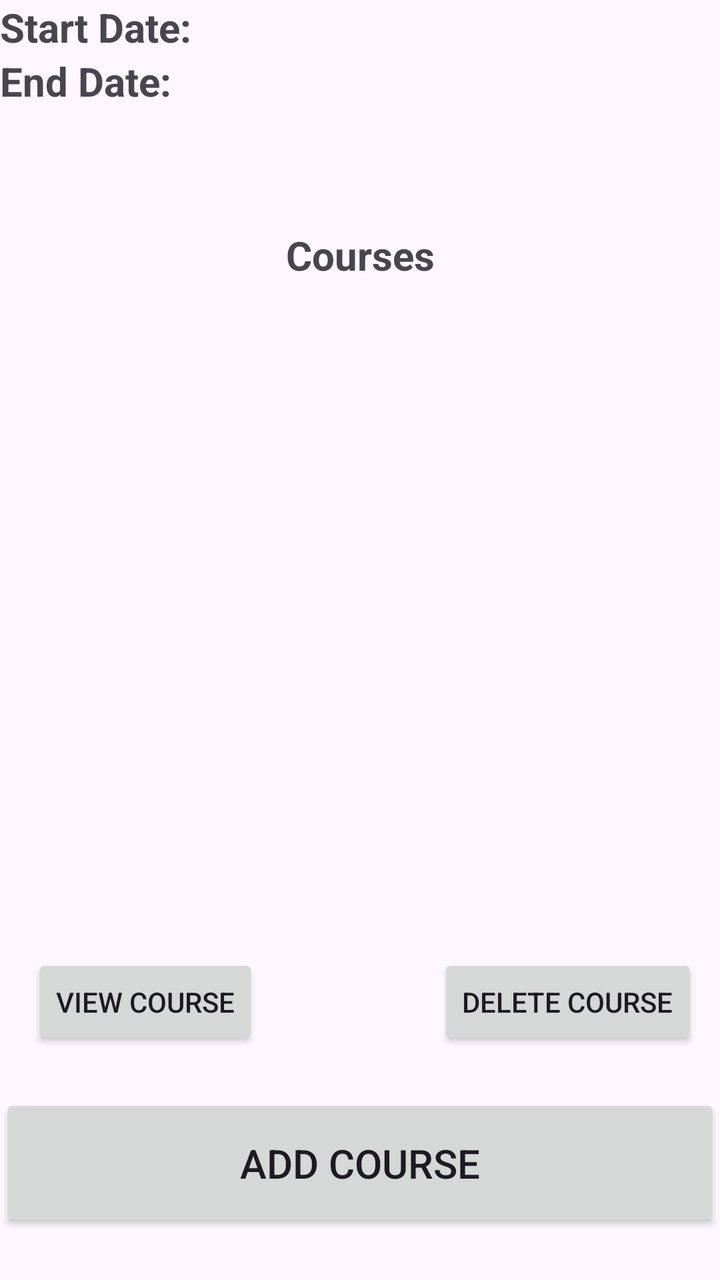
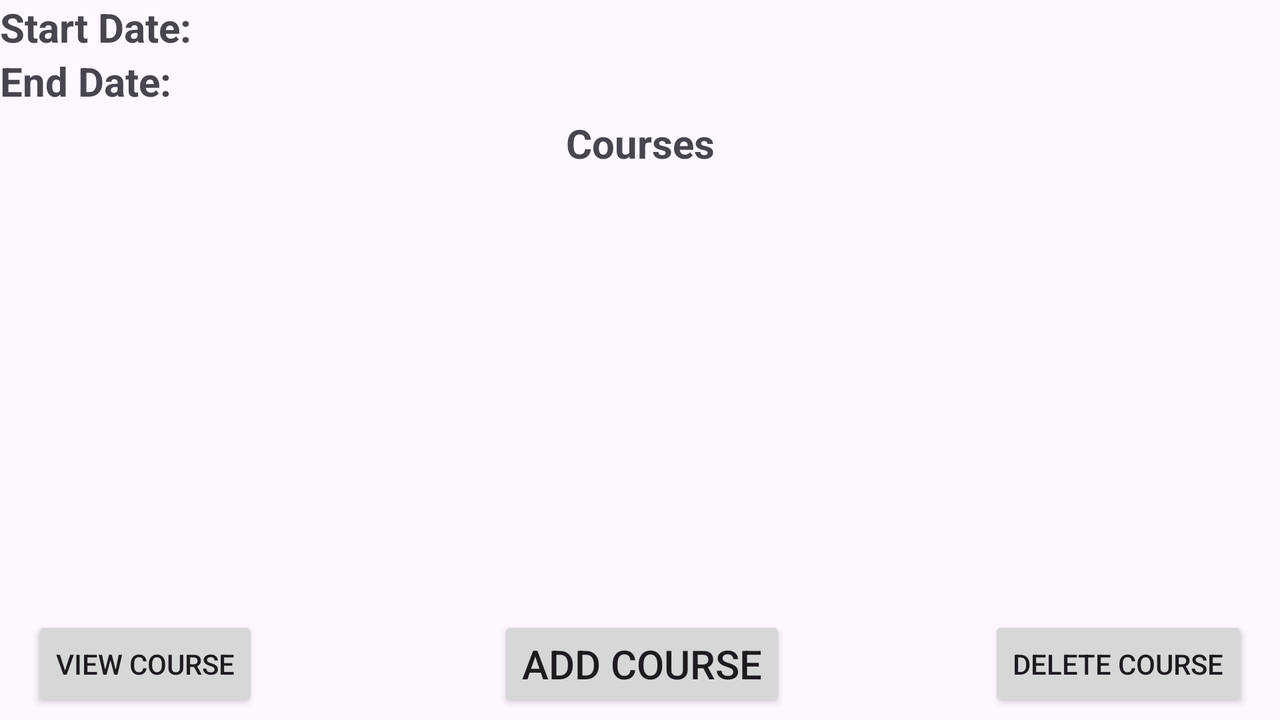

First picture: res/layout/ on a phone held upright. Second picture: the repository's own variant of that layout, on a device whose configuration matches the variant's folder. Source for both follows.
<!-- AndroidManifest.xml: application theme Theme.c196project -->
<!-- res/layout/activity_detailed_t_sc.xml -->
<?xml version="1.0" encoding="utf-8"?>
<androidx.constraintlayout.widget.ConstraintLayout xmlns:android="http://schemas.android.com/apk/res/android"
    xmlns:app="http://schemas.android.com/apk/res-auto"
    xmlns:tools="http://schemas.android.com/tools"
    android:layout_width="match_parent"
    android:layout_height="match_parent"
    tools:context="com.example.c196_performanceassessment_thaisribeiro.Controller.DetailsActivity.DTermActivity"
    tools:layout_editor_absoluteX="-1dp"
    tools:layout_editor_absoluteY="19dp">

    <LinearLayout
        android:id="@+id/linearLayout3"
        android:layout_width="match_parent"
        android:layout_height="wrap_content"
        android:orientation="vertical"
        app:layout_constraintEnd_toEndOf="parent"
        app:layout_constraintStart_toStartOf="parent"
        app:layout_constraintTop_toTopOf="parent">

        <LinearLayout
            android:layout_width="match_parent"
            android:layout_height="wrap_content"
            android:orientation="horizontal">

            <TextView
                android:layout_width="wrap_content"
                android:layout_height="wrap_content"
                android:layout_weight="1"
                android:text="@string/start_date"
                android:textSize="20sp"
                android:textStyle="bold" />

            <TextView
                android:id="@+id/detailed_term_start_date"
                android:layout_width="wrap_content"
                android:layout_height="wrap_content"
                android:layout_weight="1"
                android:textSize="20sp" />
        </LinearLayout>

        <LinearLayout
            android:layout_width="match_parent"
            android:layout_height="wrap_content"
            android:orientation="horizontal">

            <TextView
                android:layout_width="wrap_content"
                android:layout_height="wrap_content"
                android:layout_weight="1"
                android:text="@string/end_date"
                android:textSize="20sp"
                android:textStyle="bold" />

            <TextView
                android:id="@+id/detailed_term_end_date"
                android:layout_width="wrap_content"
                android:layout_height="wrap_content"
                android:layout_weight="1"
                android:textSize="20sp" />
        </LinearLayout>
    </LinearLayout>

    <TextView
        android:id="@+id/textView31"
        android:layout_width="0dp"
        android:layout_height="wrap_content"
        android:layout_marginTop="60dp"
        android:text="@string/courses_section"
        android:textAlignment="center"
        android:textSize="20sp"
        android:textStyle="bold"
        app:layout_constraintEnd_toEndOf="parent"
        app:layout_constraintHorizontal_bias="0.0"
        app:layout_constraintStart_toStartOf="parent"
        app:layout_constraintTop_toBottomOf="@+id/linearLayout3" />

    <androidx.recyclerview.widget.RecyclerView
        android:id="@+id/detailed_term_classes_list"
        android:layout_width="0dp"
        android:layout_height="300dp"
        app:layout_constraintEnd_toEndOf="parent"
        app:layout_constraintStart_toStartOf="parent"
        app:layout_constraintTop_toBottomOf="@+id/textView31" />

    <Button
        android:id="@+id/detailed_term_add_class_btn"
        android:layout_width="0dp"
        android:layout_height="69dp"
        android:layout_marginBottom="24dp"
        android:text="@string/add_course"
        android:textSize="20sp"
        app:layout_constraintBottom_toBottomOf="parent"
        app:layout_constraintEnd_toEndOf="parent"
        app:layout_constraintHorizontal_bias="1.0"
        app:layout_constraintStart_toStartOf="parent" />

    <Button
        android:id="@+id/detailed_term_delete_class_btn"
        android:layout_width="wrap_content"
        android:layout_height="wrap_content"
        android:layout_marginTop="36dp"
        android:text="@string/delete_course"
        app:layout_constraintEnd_toEndOf="parent"
        app:layout_constraintHorizontal_bias="0.888"
        app:layout_constraintStart_toEndOf="@+id/detailed_term_view_class_btn"
        app:layout_constraintTop_toBottomOf="@+id/detailed_term_classes_list" />

    <Button
        android:id="@+id/detailed_term_view_class_btn"
        android:layout_width="wrap_content"
        android:layout_height="wrap_content"
        android:layout_marginStart="16dp"
        android:layout_marginTop="36dp"
        android:text="@string/view_course"
        app:layout_constraintStart_toStartOf="parent"
        app:layout_constraintTop_toBottomOf="@+id/detailed_term_classes_list" />

</androidx.constraintlayout.widget.ConstraintLayout>
<!-- resources referenced by this layout -->
<resources>
  <string name="add_course">Add Course</string>
  <string name="courses_section">Courses</string>
  <string name="delete_course">Delete Course</string>
  <string name="end_date">End Date:</string>
  <string name="start_date">Start Date:</string>
  <string name="view_course">View Course</string>
  <style name="Theme.c196project" parent="Base.Theme.C196_PerformanceAssessment_ThaisRibeiro" />
  <style name="Base.Theme.C196_PerformanceAssessment_ThaisRibeiro" parent="Theme.Material3.DayNight">
          
          
      </style>
</resources>
<!-- res/layout-land/activity_detailed_t_sc.xml (the author's variant of the layout above) -->
<!-- drawn on the phone turned sideways -->
<?xml version="1.0" encoding="utf-8"?>
<androidx.constraintlayout.widget.ConstraintLayout xmlns:android="http://schemas.android.com/apk/res/android"
    xmlns:app="http://schemas.android.com/apk/res-auto"
    xmlns:tools="http://schemas.android.com/tools"
    android:layout_width="match_parent"
    android:layout_height="match_parent"
    tools:context="com.example.c196_performanceassessment_thaisribeiro.Controller.DetailsActivity.DTermActivity"
    tools:layout_editor_absoluteX="-1dp"
    tools:layout_editor_absoluteY="19dp">

    <LinearLayout
        android:id="@+id/linearLayout3"
        android:layout_width="match_parent"
        android:layout_height="wrap_content"
        android:orientation="vertical"
        app:layout_constraintEnd_toEndOf="parent"
        app:layout_constraintStart_toStartOf="parent"
        app:layout_constraintTop_toTopOf="parent">

        <LinearLayout
            android:layout_width="match_parent"
            android:layout_height="wrap_content"
            android:orientation="horizontal">

            <TextView
                android:layout_width="wrap_content"
                android:layout_height="wrap_content"
                android:layout_weight="1"
                android:text="@string/start_date"
                android:textSize="20sp"
                android:textStyle="bold" />

            <TextView
                android:id="@+id/detailed_term_start_date"
                android:layout_width="wrap_content"
                android:layout_height="wrap_content"
                android:layout_weight="1"
                android:textSize="20sp" />
        </LinearLayout>

        <LinearLayout
            android:layout_width="match_parent"
            android:layout_height="wrap_content"
            android:orientation="horizontal">

            <TextView
                android:layout_width="wrap_content"
                android:layout_height="wrap_content"
                android:layout_weight="1"
                android:text="@string/end_date"
                android:textSize="20sp"
                android:textStyle="bold" />

            <TextView
                android:id="@+id/detailed_term_end_date"
                android:layout_width="wrap_content"
                android:layout_height="wrap_content"
                android:layout_weight="1"
                android:textSize="20sp" />
        </LinearLayout>
    </LinearLayout>

    <TextView
        android:id="@+id/textView31"
        android:layout_width="0dp"
        android:layout_height="wrap_content"
        android:layout_marginTop="4dp"
        android:text="@string/courses_section"
        android:textAlignment="center"
        android:textSize="20sp"
        android:textStyle="bold"
        app:layout_constraintEnd_toEndOf="parent"
        app:layout_constraintHorizontal_bias="0.0"
        app:layout_constraintStart_toStartOf="parent"
        app:layout_constraintTop_toBottomOf="@+id/linearLayout3" />

    <androidx.recyclerview.widget.RecyclerView
        android:id="@+id/detailed_term_classes_list"
        android:layout_width="734dp"
        android:layout_height="186dp"
        app:layout_constraintEnd_toEndOf="parent"
        app:layout_constraintStart_toStartOf="parent"
        app:layout_constraintTop_toBottomOf="@+id/textView31" />

    <Button
        android:id="@+id/detailed_term_add_class_btn"
        android:layout_width="wrap_content"
        android:layout_height="wrap_content"
        android:layout_marginStart="48dp"
        android:layout_marginBottom="4dp"
        android:text="@string/add_course"
        android:textSize="20sp"
        app:layout_constraintBottom_toBottomOf="parent"
        app:layout_constraintEnd_toStartOf="@+id/detailed_term_delete_class_btn"
        app:layout_constraintHorizontal_bias="0.415"
        app:layout_constraintStart_toEndOf="@+id/detailed_term_view_class_btn" />

    <Button
        android:id="@+id/detailed_term_view_class_btn"
        android:layout_width="wrap_content"
        android:layout_height="wrap_content"
        android:layout_marginStart="16dp"
        android:layout_marginBottom="4dp"
        android:text="@string/view_course"
        app:layout_constraintBottom_toBottomOf="parent"
        app:layout_constraintStart_toStartOf="parent" />

    <Button
        android:id="@+id/detailed_term_delete_class_btn"
        android:layout_width="wrap_content"
        android:layout_height="wrap_content"
        android:layout_marginEnd="16dp"
        android:layout_marginBottom="4dp"
        android:text="@string/delete_course"
        app:layout_constraintBottom_toBottomOf="parent"
        app:layout_constraintEnd_toEndOf="parent" />

</androidx.constraintlayout.widget.ConstraintLayout>
